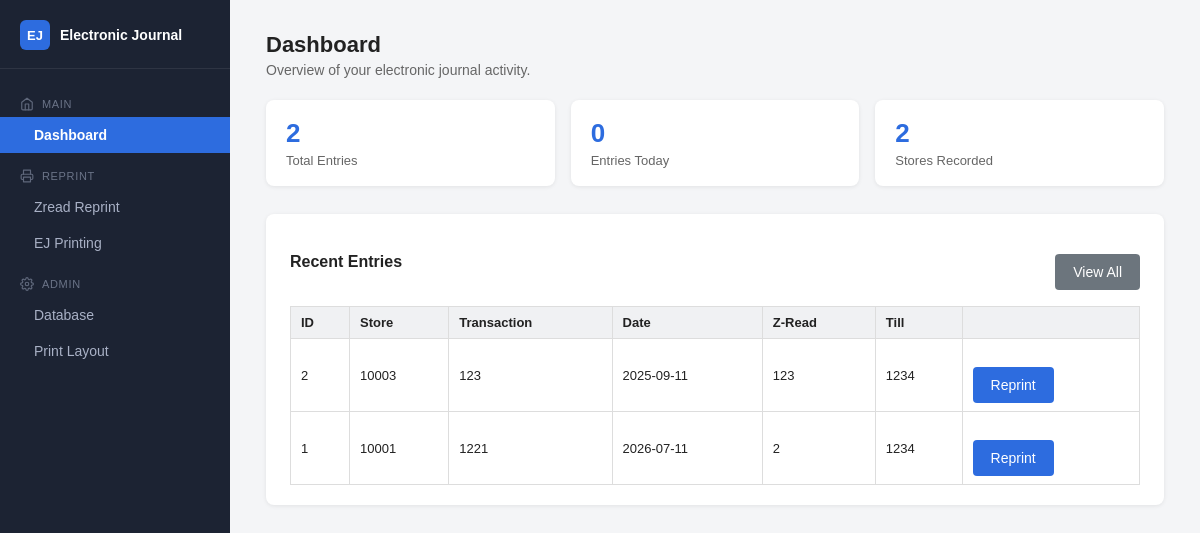
/dashboard.php, run on an earlier commit of the app's database.
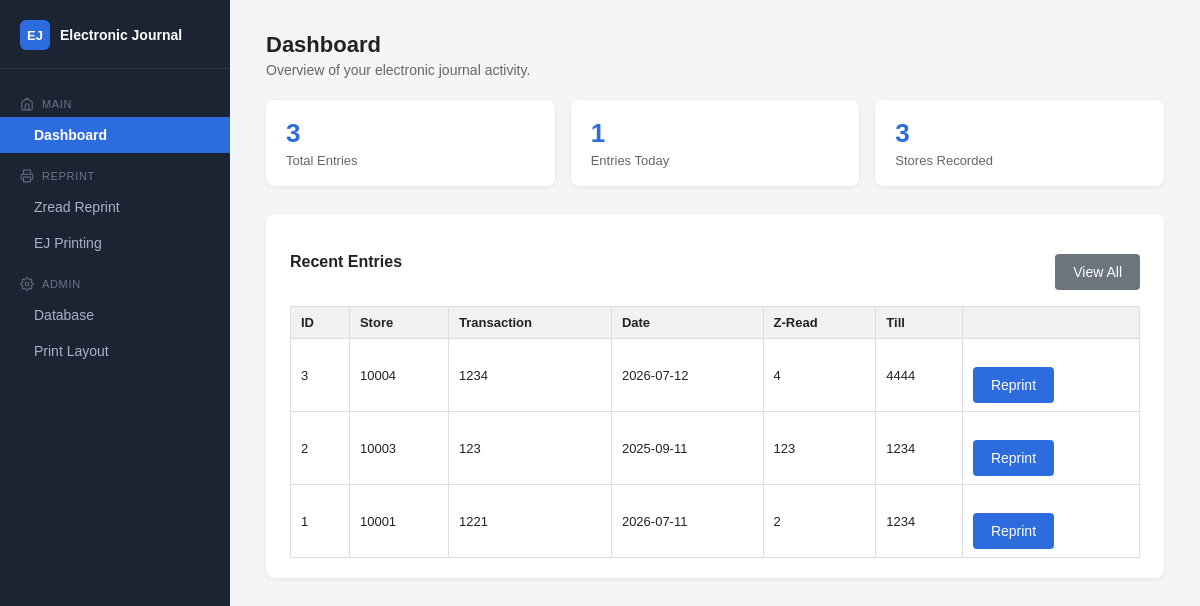
And on a later commit of the database.
### tables this page shows
CREATE TABLE entries (
            id INTEGER PRIMARY KEY AUTOINCREMENT,
            store_number TEXT NOT NULL,
            register_number TEXT NOT NULL,
            transaction_number TEXT NOT NULL,
            entry_date TEXT NOT NULL,
            zread_number TEXT NOT NULL,
            till_number TEXT NOT NULL,
            created_at TEXT NOT NULL DEFAULT (datetime('now', 'localtime'))
        );

### dashboard.php (the view, shortened to what this page needs)
<?php
require_once __DIR__ . '/db.php';
$currentPage = 'dashboard';
$totalEntries = (int)$pdo->query("SELECT COUNT(*) FROM entries")->fetchColumn();
$todayStmt = $pdo->prepare("SELECT COUNT(*) FROM entries WHERE entry_date = :today");
$todayStmt->execute([':today' => date('Y-m-d')]);
$todayCount = (int)$todayStmt->fetchColumn();
$storeCount = (int)$pdo->query("SELECT COUNT(DISTINCT store_number) FROM entries")->fetchColumn();
$latest = $pdo->query("SELECT * FROM entries ORDER BY id DESC LIMIT 5")->fetchAll(PDO::FETCH_ASSOC);
?>
<!DOCTYPE html>
<html lang="en">
<head>
<link rel="stylesheet" href="style.css">
</head>
<body>
<div class="app-shell">
    <?php require __DIR__ . '/partials/nav.php'; ?>
    <main class="main-content">
        <div class="page-header">
            <h1>Dashboard</h1>
            <p>Overview of your electronic journal activity.</p>
        </div>
        <div class="stats-grid">
            <div class="stat-card">
                <div class="stat-number"><?php echo $totalEntries; ?></div>
                <div class="stat-label">Total Entries</div>
            </div>
            <div class="stat-card">
                <div class="stat-number"><?php echo $todayCount; ?></div>
                <div class="stat-label">Entries Today</div>
            </div>
            <div class="stat-card">
                <div class="stat-number"><?php echo $storeCount; ?></div>
                <div class="stat-label">Stores Recorded</div>
            </div>
        </div>
        <div class="panel">
            <div class="panel-header">
                <h2>Recent Entries</h2>
                <a href="records.php" class="btn btn-secondary">View All</a>
            </div>
            <?php if (empty($latest)): ?>
                <p class="empty-state">No entries yet. <a href="entry.php">Add your first entry</a>.</p>
            <?php else: ?>
                <table>
                    <thead>
                        <tr>
                            <th>ID</th>
                            <th>Store</th>
                            <th>Transaction</th>
                            <th>Date</th>
                            <th>Z-Read</th>
                            <th>Till</th>
                            <th></th>
                        </tr>
                    </thead>
                    <tbody>
                        <?php foreach ($latest as $row): ?>
                        <tr>
                            <td><?php echo (int)$row['id']; ?></td>
                            <td><?php echo htmlspecialchars($row['store_number']); ?></td>
                            <td><?php echo htmlspecialchars($row['transaction_number']); ?></td>
                            <td><?php echo htmlspecialchars($row['entry_date']); ?></td>
                            <td><?php echo htmlspecialchars($row['zread_number']); ?></td>
                            <td><?php echo htmlspecialchars($row['till_number']); ?></td>
                            <td><a class="btn" href="print.php?id=<?php echo (int)$row['id']; ?>" target="_blank">Reprint</a></td>
                        </tr>
                        <?php endforeach; ?>
                    </tbody>
                </table>
            <?php endif; ?>
        </div>
    </main>
</div>
</body>
</html>

### partials/nav.php (shortened to what this page needs)
<?php
function navClass($page, $current) {
    return 'nav-link' . ($page === $current ? ' active' : '');
}
?>
<aside class="sidebar">
    <div class="sidebar-brand">
        <span class="brand-mark">EJ</span>
        <span class="brand-text">Electronic Journal</span>
    </div>
    <nav class="sidebar-nav">
        <div class="nav-group-label">
            <span class="nav-icon">
                <svg width="14" height="14" viewBox="0 0 24 24" fill="none" stroke="currentColor" stroke-width="2" stroke-linecap="round" stroke-linejoin="round"><path d="M3 9l9-7 9 7v11a2 2 0 0 1-2 2H5a2 2 0 0 1-2-2z"></path><polyline points="9 22 9 12 15 12 15 22"></polyline></svg>
            </span>
            Main
        </div>
        <a class="<?php echo navClass('dashboard', $currentPage); ?> nav-sublink" href="dashboard.php">
            Dashboard
        </a>
        <div class="nav-group-label">
            <span class="nav-icon">
            </span>
            Reprint
        </div>
        <a class="<?php echo navClass('journal', $currentPage); ?> nav-sublink" href="records.php">Zread Reprint</a>
        <a class="<?php echo navClass('ej', $currentPage); ?> nav-sublink" href="ej_printing.php">EJ Printing</a>
        <div class="nav-group-label">
            <span class="nav-icon">
            </span>
            Admin
        </div>
        <a class="<?php echo navClass('admin', $currentPage); ?> nav-sublink" href="admin.php">
            Database
        </a>
        <a class="<?php echo navClass('layout', $currentPage); ?> nav-sublink" href="print_layout.php">
            Print Layout
        </a>
    </nav>
</aside>

### style.css (style rules this page uses)
body { font-family: Arial, Helvetica, sans-serif; background: #f4f5f7; margin: 0; padding: 0; color: #222; }
.app-shell { display: flex; min-height: 100vh; align-items: stretch; }
.sidebar { width: 230px; flex-shrink: 0; background: #1c2333; color: #cbd2e0; display: flex; flex-direction: column; padding: 20px 0; }
.sidebar-brand { display: flex; align-items: center; gap: 10px; padding: 0 20px 18px; margin-bottom: 12px; border-bottom: 1px solid rgba(255,255,255,0.08); }
.brand-mark { background: #2d6cdf; color: #fff; font-weight: bold; font-size: 13px; width: 30px; height: 30px; border-radius: 6px; display: flex; align-items: center; justify-content: center; }
.brand-text { font-size: 14px; font-weight: bold; color: #fff; }
.sidebar-nav { display: flex; flex-direction: column; flex: 1; }
.nav-link { color: #a9b1c6; text-decoration: none; padding: 10px 20px; font-size: 14px; display: flex; align-items: center; gap: 10px; }
.nav-icon { display: flex; align-items: center; flex-shrink: 0; opacity: 0.85; }
.nav-link.active { background: #2d6cdf; color: #fff; font-weight: bold; }
.nav-group-label { display: flex; align-items: center; gap: 8px; color: #6b7488; font-size: 11px; text-transform: uppercase; letter-spacing: 0.06em; padding: 16px 20px 6px; }
.nav-sublink { padding-left: 34px; }
.main-content { flex: 1; padding: 32px 36px; min-width: 0; }
.page-header { margin-bottom: 22px; }
.page-header h1 { margin: 0 0 4px; font-size: 22px; }
.page-header p { margin: 0; color: #666; font-size: 14px; }
.stats-grid { display: grid; grid-template-columns: repeat(auto-fit, minmax(170px, 1fr)); gap: 16px; margin-bottom: 28px; }
.stat-card { background: #fff; border-radius: 8px; padding: 18px 20px; box-shadow: 0 1px 4px rgba(0,0,0,0.08); }
.stat-number { font-size: 26px; font-weight: bold; color: #2d6cdf; line-height: 1.2; }
.stat-label { font-size: 13px; color: #666; margin-top: 4px; }
.panel { background: #fff; border-radius: 8px; padding: 20px 24px; box-shadow: 0 1px 4px rgba(0,0,0,0.08); }
.panel h2 { font-size: 16px; margin: 0 0 14px; }
.panel-header { display: flex; justify-content: space-between; align-items: center; margin-bottom: 14px; }
.panel-header h2 { margin: 0; }
h1 { font-size: 22px; margin-bottom: 4px; }
button, .btn { display: inline-block; margin-top: 20px; background: #2d6cdf; color: #fff; border: none; padding: 10px 18px; border-radius: 4px; font-size: 14px; cursor: pointer; text-decoration: none; }
.btn-secondary { background: #6c757d; }
table { width: 100%; border-collapse: collapse; margin-top: 16px; font-size: 13px; }
th, td { border: 1px solid #ddd; padding: 8px 10px; text-align: left; }
th { background: #f0f1f3; }

What changed in the data, as far as the page shows it:
added entries: id "3", store_number "10004", transaction_number "1234", entry_date "2026-07-12", zread_number "4", till_number "4444"
Also different on the page:
$totalEntries: "2" → "3"
$todayCount: "0" → "1"
$storeCount: "2" → "3"
